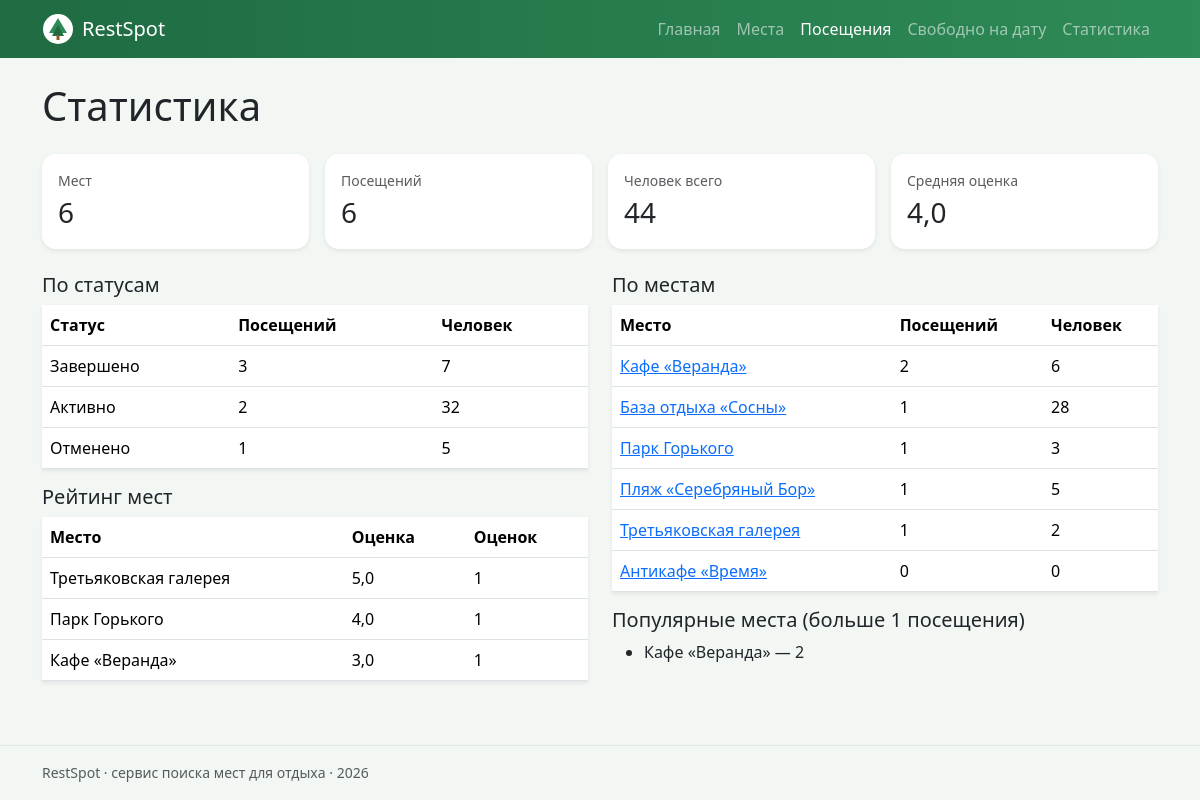
The app's page /visits/stats/ with its own data.
### visits/views.py (the view)
# urls.py: path('stats/', views.stats, name='stats'),
def stats(request):
    context = {
        'totals': fetch_one(q.TOTALS),
        'by_status': fetch_all(q.VISITS_BY_STATUS),
        'by_place': fetch_all(q.VISITS_BY_PLACE),
        'ratings': fetch_all(q.PLACE_RATINGS),
        'popular': fetch_all(q.POPULAR_PLACES, {'min_count': 1}),
    }
    return render(request, 'visits/stats.html', context)

### db/database.py (called while the page is built)
def get_connection(path: Path = DB_PATH) -> sqlite3.Connection:
    conn = sqlite3.connect(path)
    conn.row_factory = sqlite3.Row
    conn.execute("PRAGMA foreign_keys = ON")
    return conn

def _to_dict(row: sqlite3.Row) -> dict:
    data = dict(row)
    if isinstance(data.get("date"), str):
        data["day"] = date.fromisoformat(data["date"])
    return data

def fetch_all(sql: str, params: tuple | dict = ()) -> list[dict]:
    with get_connection() as conn:
        return [_to_dict(row) for row in conn.execute(sql, params)]

def fetch_one(sql: str, params: tuple | dict = ()) -> dict | None:
    rows = fetch_all(sql, params)
    return rows[0] if rows else None

### templates/visits/stats.html (shortened to what this page needs)
{% extends "base.html" %}
{% block content %}
<h1 class="mb-4">Статистика</h1>
<div class="row g-3 mb-4">
  {% with t=totals %}
  <div class="col-6 col-md-3"><div class="card rs-card p-3 shadow-sm"><div class="text-muted small">Мест</div><div class="fs-3">{{ t.places }}</div></div></div>
  <div class="col-6 col-md-3"><div class="card rs-card p-3 shadow-sm"><div class="text-muted small">Посещений</div><div class="fs-3">{{ t.visits }}</div></div></div>
  <div class="col-6 col-md-3"><div class="card rs-card p-3 shadow-sm"><div class="text-muted small">Человек всего</div><div class="fs-3">{{ t.people|default:0 }}</div></div></div>
  <div class="col-6 col-md-3"><div class="card rs-card p-3 shadow-sm"><div class="text-muted small">Средняя оценка</div><div class="fs-3">{{ t.avg_rating|default:"—" }}</div></div></div>
  {% endwith %}
</div>
<div class="row">
  <div class="col-md-6">
    <h2 class="h5">По статусам</h2>
    <table class="table bg-white shadow-sm">
      <thead><tr><th>Статус</th><th>Посещений</th><th>Человек</th></tr></thead>
      <tbody>{% for r in by_status %}<tr><td>{{ r.status_label|capfirst }}</td><td>{{ r.cnt }}</td><td>{{ r.people }}</td></tr>{% endfor %}</tbody>
    </table>
    <h2 class="h5">Рейтинг мест</h2>
    <table class="table bg-white shadow-sm">
      <thead><tr><th>Место</th><th>Оценка</th><th>Оценок</th></tr></thead>
      <tbody>{% for r in ratings %}<tr><td>{{ r.name }}</td><td>{{ r.rating }}</td><td>{{ r.marks }}</td></tr>
      {% empty %}<tr><td colspan="3" class="text-muted">Оценок пока нет</td></tr>{% endfor %}</tbody>
    </table>
  </div>
  <div class="col-md-6">
    <h2 class="h5">По местам</h2>
    <table class="table bg-white shadow-sm">
      <thead><tr><th>Место</th><th>Посещений</th><th>Человек</th></tr></thead>
      <tbody>{% for r in by_place %}<tr><td><a href="{% url 'places:detail' r.id %}">{{ r.name }}</a></td><td>{{ r.cnt }}</td><td>{{ r.people }}</td></tr>{% endfor %}</tbody>
    </table>
    <h2 class="h5">Популярные места (больше 1 посещения)</h2>
    <ul>{% for r in popular %}<li>{{ r.name }} — {{ r.cnt }}</li>{% empty %}<li class="text-muted">Пока нет</li>{% endfor %}</ul>
  </div>
</div>
{% endblock %}

### static/css/style.css (style rules this page uses)
:root { --rs-green: #2e8b57; --rs-green-dark: #1f6b42; --rs-bg: #f2f7f4; }
body { background: var(--rs-bg); }
.rs-card { border: none; border-radius: 14px; transition: transform .15s; }

### records on screen
places: name "Третьяковская галерея", rating "5,0", marks "1", cnt "1", people "2"
places: name "Парк Горького", rating "4,0", marks "1", cnt "1", people "3"
places: name "Кафе «Веранда»", rating "3,0", marks "1", cnt "2", people "6"
places: name "База отдыха «Сосны»", cnt "1", people "28"
places: name "Пляж «Серебряный Бор»", cnt "1", people "5"
places: name "Антикафе «Время»", cnt "0", people "0"

### other values on screen
{{ t.places }} "6"
{{ t.visits }} "6"
{{ t.people|default:0 }} "44"
{{ t.avg_rating|default:"—" }} "4,0"
{{ r.status_label|capfirst }} "Завершено" "Активно" "Отменено"
{{ r.cnt }} "3" "2" "1"
{{ r.people }} "7" "32" "5"
